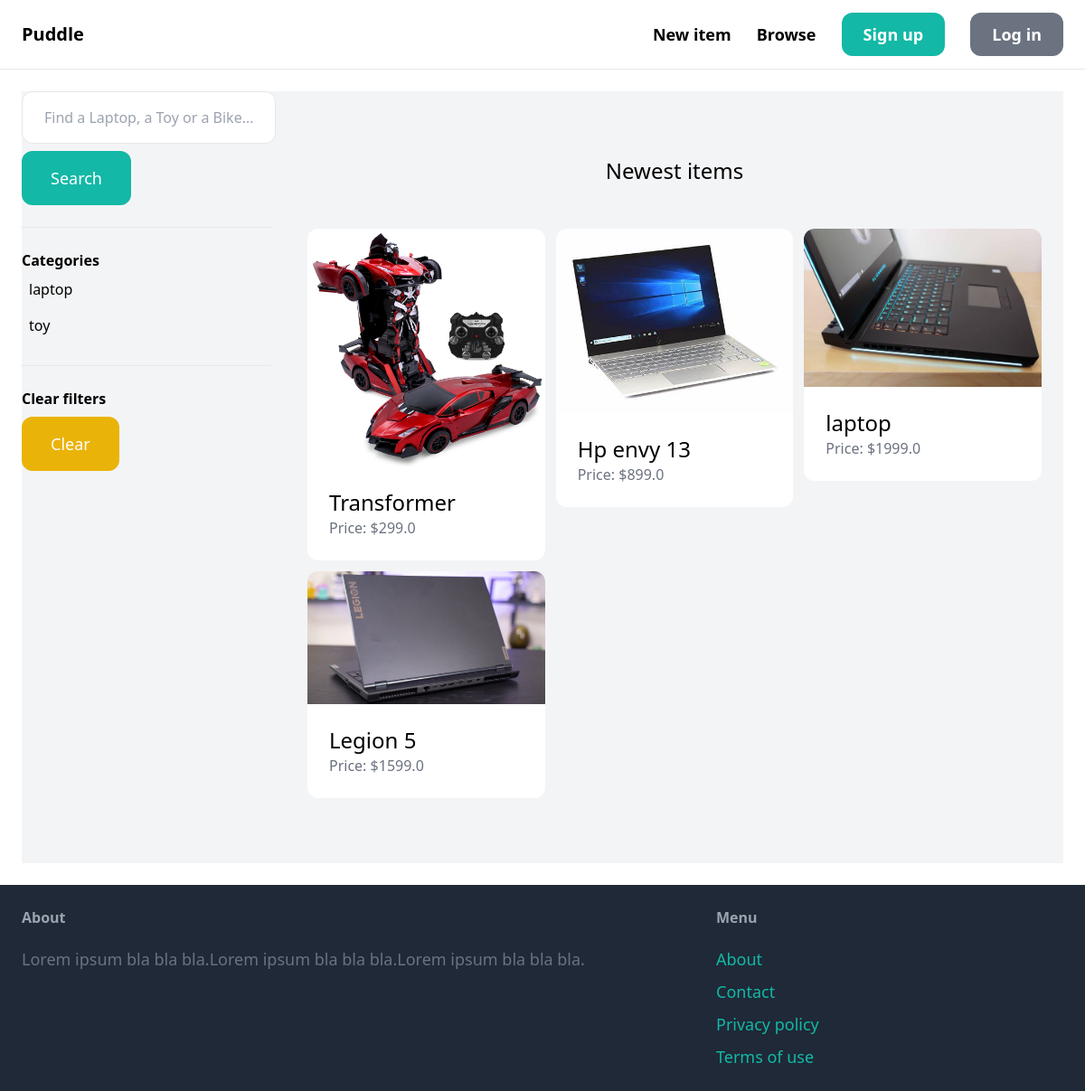
The app's page /items/ with its own data.
### item/models.py (models this page shows, shortened)
class Category(models.Model):
    name = models.CharField(max_length = 255)
    class Meta:
        ordering = ('name',)
        verbose_name_plural = 'Catogries'

class Item(models.Model):
    category = models.ForeignKey(Category, related_name='items', on_delete=models.CASCADE)
    name = models.CharField(max_length = 255)
    description = models.TextField(blank=True, null=True)
    price = models.FloatField()
    is_sold = models.BooleanField(default=False)
    image = models.ImageField(upload_to='item_images', blank=True, null=True)
    created_by = models.ForeignKey(User, related_name='items', on_delete=models.CASCADE)
    created_at = models.DateTimeField(auto_now_add=True)

### item/views.py (the view)
# urls.py: path('', views.items, name='items'),
def items(request):
    query = request.GET.get('query', '')
    items = Item.objects.filter(is_sold=False)
    categories = Category.objects.all()
    category_id = request.GET.get('category', 0)
    if query:
        items = items.filter(Q(name__icontains=query) | Q(description__icontains=query))
    return render(request, 'item/items.html', {
        'items':items,
        'query':query,
        'categories':categories,
        'category_id':int(category_id),
    })

### item/templates/item/items.html (shortened to what this page needs)
{% extends 'core/base.html' %}
{% block content %}
<div class="pb-6 grid grid-cols-4 gap-4 bg-gray-100">
    <div class="col-span-1">
        <form action="{% url 'item:items' %}" method="GET">
            <input type="text" name="query" class="py-4 px-6 rounded-xl border" value='{{ query }}' placeholder="Find a Laptop, a Toy or a Bike...">
            <button class="mt-2 py-4 px-8 text-lg rounded-xl bg-teal-500 text-white">Search</button>
        </form>
        <hr class="my-6">
        <p class="font-semibold">Categories</p>
        <ul>
            {% for category in categories %}
            <li class="py-2 px-2 rounded-xl {% if category.id == category_id %}bg-gray-200{% endif %}">
                <a href="{% url 'item:items' %}?query={{ query }}&category={{ category.id }}">{{ category.name }}</a>
            </li>
            {% endfor %}
        </ul>
        <hr class="my-6">
        <p class="font-semibold">Clear filters</p>
        <ul>
            <li><a href="{% url 'item:items' %}" class="mt-2 py-4 px-8 inline-block bg-yellow-500 text-lg rounded-xl text-white">Clear</a></li>
        </ul>
    </div>
    <div class="col-span-3">
        <div class="mt-6 px-6 py-12 rounded-xl bg-gray-100">
            <h2 class="mb-12 text-2xl text-center">Newest items</h2>
            <div class="grid grid-cols-3 gap-3">
                {% for item in items %}
                    <a href="{% url 'item:detail' item.id %}">
                        <div>
                            <img src="{{ item.image.url }}" alt="" class="rounded-t-xl">
                        </div>
                        <div class="p-6 bg-white rounded-b-xl">
                            <h2 class="text-2xl">{{ item.name }}</h2>
                            <p class="text-gray-500">Price: ${{ item.price }}</p>
                        </div>
                    </a>
                {% endfor %}
            </div>
        </div>
    </div>
</div>
{% endblock %}

### records on screen
Category: name "laptop"
Category: name "toy"
Item: image (picture), name "Transformer", price "299.0"
Item: image (picture), name "Hp envy 13", price "899.0"
Item: image (picture), name "laptop", price "1999.0"
Item: image (picture), name "Legion 5", price "1599.0"
